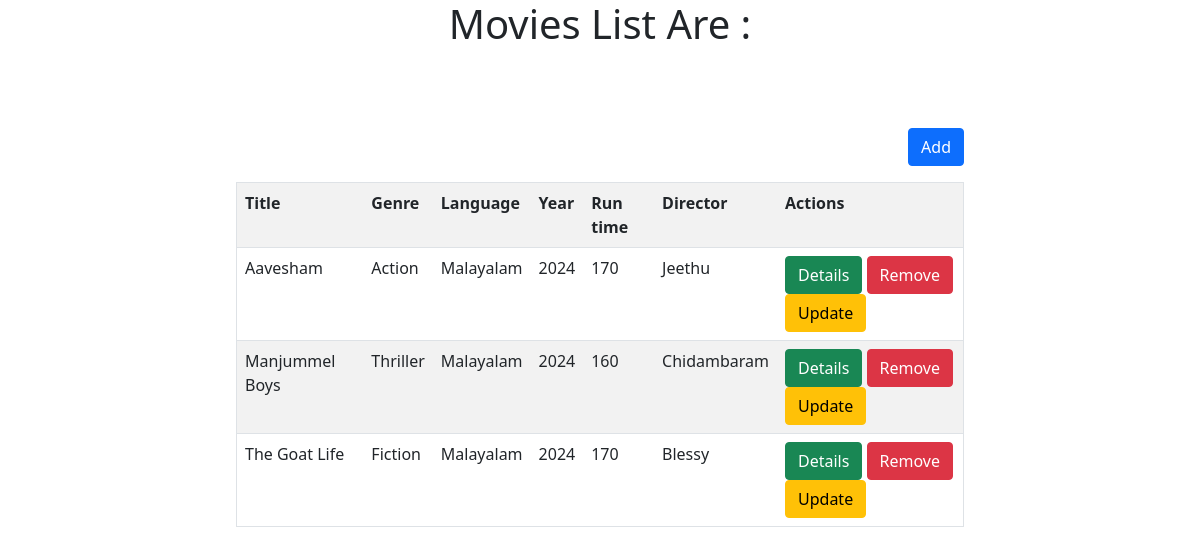
The page /movie/list/ on the database its author committed.
### myapp/models.py (models this page shows)
class Movies(models.Model):
    title=models.CharField(max_length=200)
    genre=models.CharField(max_length=200,choices=GenreChoices.choices)
    language=models.CharField(max_length=200)
    year=models.CharField(max_length=200)
    run_time=models.PositiveIntegerField()
    director=models.CharField(max_length=200)

### myapp/views.py (the view)
# urls.py: path('movie/list/',views.MovieListView.as_view(),name="movie-list"),
class MovieListView(View):
    def get(self,request,*args,**kwargs):
        qs=Movies.objects.all()
        return render(request,'movie_list.html',{'movies':qs})

### myapp/templates/movie_list.html (shortened to what this page needs)
<!DOCTYPE html>
<html lang="en">
<head>
    <link href="https://cdn.jsdelivr.net/npm/bootstrap@5.0.2/dist/css/bootstrap.min.css" rel="stylesheet">
</head>
<body>
    <div class="container">
        <h1 style="text-align: center;">Movies List Are :</h1>
        <div class="row mt-5">
            <div class="col-2"></div>
            <div class="col-8 p-3">
                <div class="w-100 d-flex justify-content-end my-3">
                    <a href="{% url 'movie-add'%}" class="btn btn-primary">Add</a>
                </div>
                <table class="table table-striped p-3 border">
                    <tr>
                        <th>Title</th>
                        <th>Genre</th>
                        <th>Language</th>
                        <th>Year</th>
                        <th>Run time</th>
                        <th>Director</th>
                        <th>Actions</th>
                    </tr>
                    {%for m in movies%}
                    <tr>
                        <td>{{m.title}}</td>
                        <td>{{m.genre}}</td>
                        <td>{{m.language}}</td>
                        <td>{{m.year}}</td>
                        <td>{{m.run_time}}</td>
                        <td>{{m.director}}</td>
                        <td>
                            <a href="{%url 'movie-detail' m.id %}" class="btn btn-success">Details</a>
                            <a href="{%url 'movie-delete' m.id %}" class="btn btn-danger">Remove</a>
                            <a href="{%url 'movie-update' m.id %}" class="btn btn-warning">Update</a>
                        </td>
                    </tr>
                    {%endfor%}
                </table>
            </div>
            <div class="col-2"></div>
        </div>
    </div>
</body>
</html>

### rows shown on the page
Movies: title "Aavesham", genre "Action", language "Malayalam", year "2024", run_time "170", director "Jeethu"
Movies: title "Manjummel Boys", genre "Thriller", language "Malayalam", year "2024", run_time "160", director "Chidambaram"
Movies: title "The Goat Life", genre "Fiction", language "Malayalam", year "2024", run_time "170", director "Blessy"
